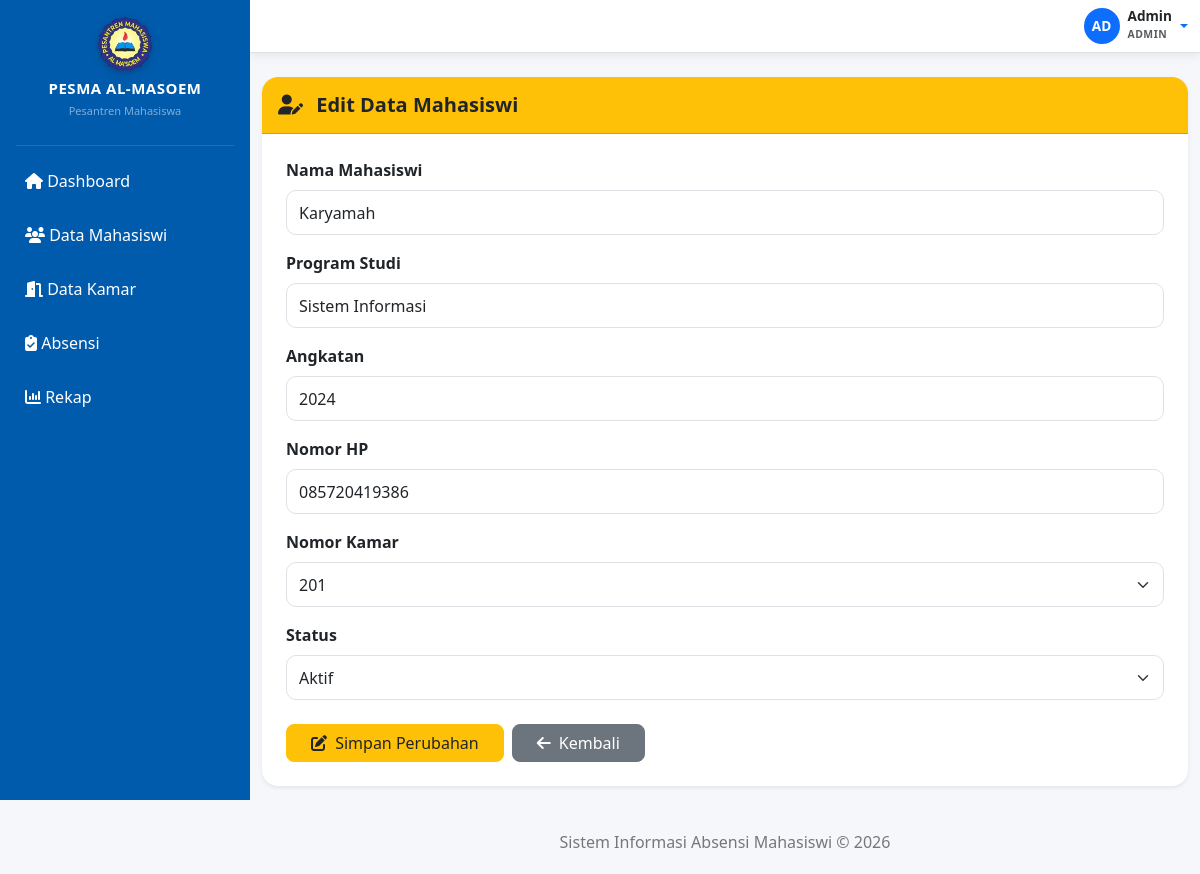
The app's page /Absensi_PESMA/admin/mahasiswi/edit.php?id=3 (signed in) with its own data.
### tables this page shows
CREATE TABLE `mahasiswi` (
  `id_mahasiswi` int(11) NOT NULL,
  `nama` varchar(100) NOT NULL,
  `prodi` varchar(100) DEFAULT NULL,
  `angkatan` year(4) DEFAULT NULL,
  `no_hp` varchar(20) DEFAULT NULL,
  `id_kamar` int(11) NOT NULL,
  `status` enum('Aktif','Nonaktif') NOT NULL DEFAULT 'Aktif',
  `created_at` timestamp NOT NULL DEFAULT current_timestamp()
);

### Absensi_PESMA/admin/mahasiswi/edit.php (the view, shortened to what this page needs)
<?php
include "../../config/koneksi.php";
$id = filter_input(INPUT_GET, 'id', FILTER_VALIDATE_INT);
$stmt = mysqli_prepare(
    $conn,
    "SELECT mahasiswi.*, kamar.nomor_kamar
     FROM mahasiswi
     LEFT JOIN kamar ON kamar.id_kamar = mahasiswi.id_kamar
     WHERE mahasiswi.id_mahasiswi = ?"
);
mysqli_stmt_bind_param($stmt, "i", $id);
mysqli_stmt_execute($stmt);
$hasil = mysqli_stmt_get_result($stmt);
$d = mysqli_fetch_assoc($hasil);
include "../../includes/header.php";
include "../../includes/sidebar.php";
include "../../includes/navbar.php";
?>
<div class="card border-0 shadow-sm rounded-4 mb-4">
    <div class="card-header bg-warning text-dark py-3 rounded-top-4">
        <h4 class="mb-0 fw-bold fs-5">
            <i class="fa-solid fa-user-pen me-2"></i>
            Edit Data Mahasiswi
        </h4>
    </div>
    <div class="card-body p-4">
        <form action="proses_edit.php" method="POST">
            <div class="mb-3">
                <label class="form-label fw-semibold">
                    Nama Mahasiswi
                </label>
                <input
                    type="text"
                    name="nama"
                    class="form-control"
                    value="<?= htmlspecialchars($d['nama'] ?? ''); ?>"
                    placeholder="Masukkan nama lengkap"
                    required>
            </div>
            <div class="mb-3">
                <label class="form-label fw-semibold">
                    Program Studi
                </label>
                <input
                    type="text"
                    name="prodi"
                    class="form-control"
                    value="<?= htmlspecialchars($d['prodi'] ?? ''); ?>"
                    placeholder="Masukkan program studi"
                    required>
            </div>
            <div class="mb-3">
                <label class="form-label fw-semibold">
                    Angkatan
                </label>
                <input
                    type="number"
                    name="angkatan"
                    class="form-control"
                    value="<?= htmlspecialchars($d['angkatan'] ?? ''); ?>"
                    placeholder="Contoh: 2024">
            </div>
            <div class="mb-3">
                <label class="form-label fw-semibold">
                    Nomor HP
                </label>
                <input
                    type="text"
                    name="no_hp"
                    class="form-control"
                    value="<?= htmlspecialchars($d['no_hp'] ?? ''); ?>"
                    placeholder="Contoh: 081234567890">
            </div>
            <div class="mb-3">
                <label class="form-label fw-semibold">
                    Nomor Kamar
                </label>
                <select name="id_kamar" class="form-select" required>
                    <?php
                    $kamar = mysqli_query(
                        $conn,
                        "SELECT id_kamar, nomor_kamar
                         FROM kamar
                         ORDER BY nomor_kamar ASC"
                    );
                    while ($k = mysqli_fetch_assoc($kamar)) {
                        $selected = (
                            $d['id_kamar'] == $k['id_kamar']
                        ) ? 'selected' : '';
                    ?>
                        <option
                            value="<?= (int) $k['id_kamar']; ?>"
                            <?= $selected; ?>>
                            <?= htmlspecialchars($k['nomor_kamar']); ?>
                        </option>
                    <?php } ?>
                </select>
            </div>
            <div class="mb-4">
                <label class="form-label fw-semibold">
                    Status
                </label>
                <select name="status" class="form-select" required>
                    <option
                        value="Aktif"
                        <?= ($d['status'] === 'Aktif') ? 'selected' : ''; ?>>
                        Aktif
                    </option>
                </select>
            </div>
            <div class="d-flex flex-wrap gap-2">
                <button
                    type="submit"
                    class="btn btn-warning px-4 text-dark fw-medium">
                    <i class="fa-solid fa-pen-to-square me-1"></i>
                    Simpan Perubahan
                </button>
                <a href="index.php" class="btn btn-secondary px-4">
                    <i class="fa-solid fa-arrow-left me-1"></i>
                    Kembali
                </a>
            </div>
        </form>
    </div>
</div>
<?php include "../../includes/footer.php"; ?>

### Absensi_PESMA/assets/css/style.css (style rules this page uses)
body { background: #f5f7fb; font-family: 'Segoe UI', sans-serif; color: #333; overflow-x: hidden; }
.card { border: none; border-radius: 15px; box-shadow: 0 4px 10px rgba(0,0,0,.08); transition: .3s; }
.card-body { padding: 25px; }
.form-control, .form-select { height: 45px; border-radius: 10px; }
.btn { border-radius: 8px; transition: .2s; }

### records on screen
mahasiswi: nama "Karyamah", prodi "Sistem Informasi", angkatan "2024", no_hp "085720419386", status "Aktif"

### other values on screen
$inisial "AD"
$nama_user "Admin"
$_SESSION['role'] "ADMIN"
form field id_kamar "201"
